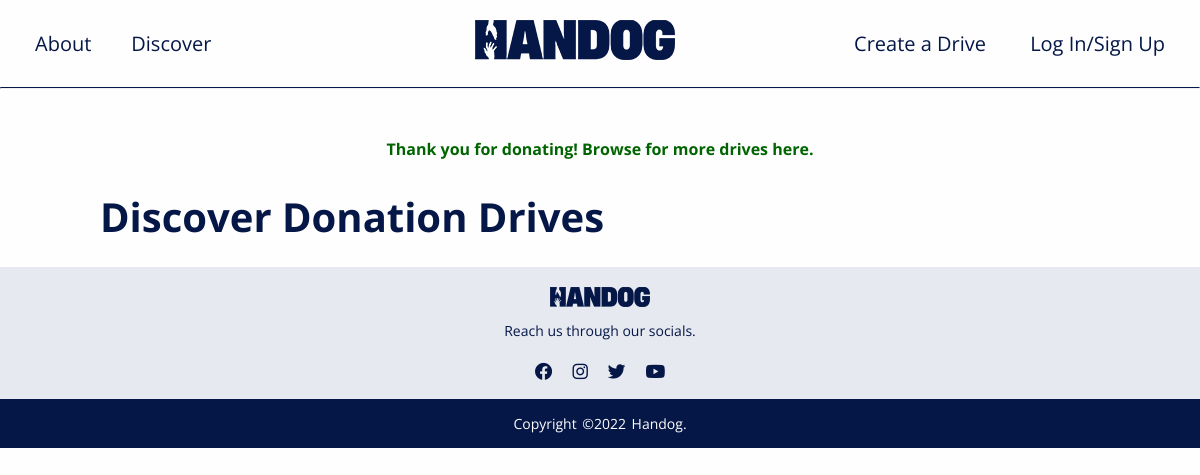
The app's page /mainfeed.php?donationsuccess, older data.
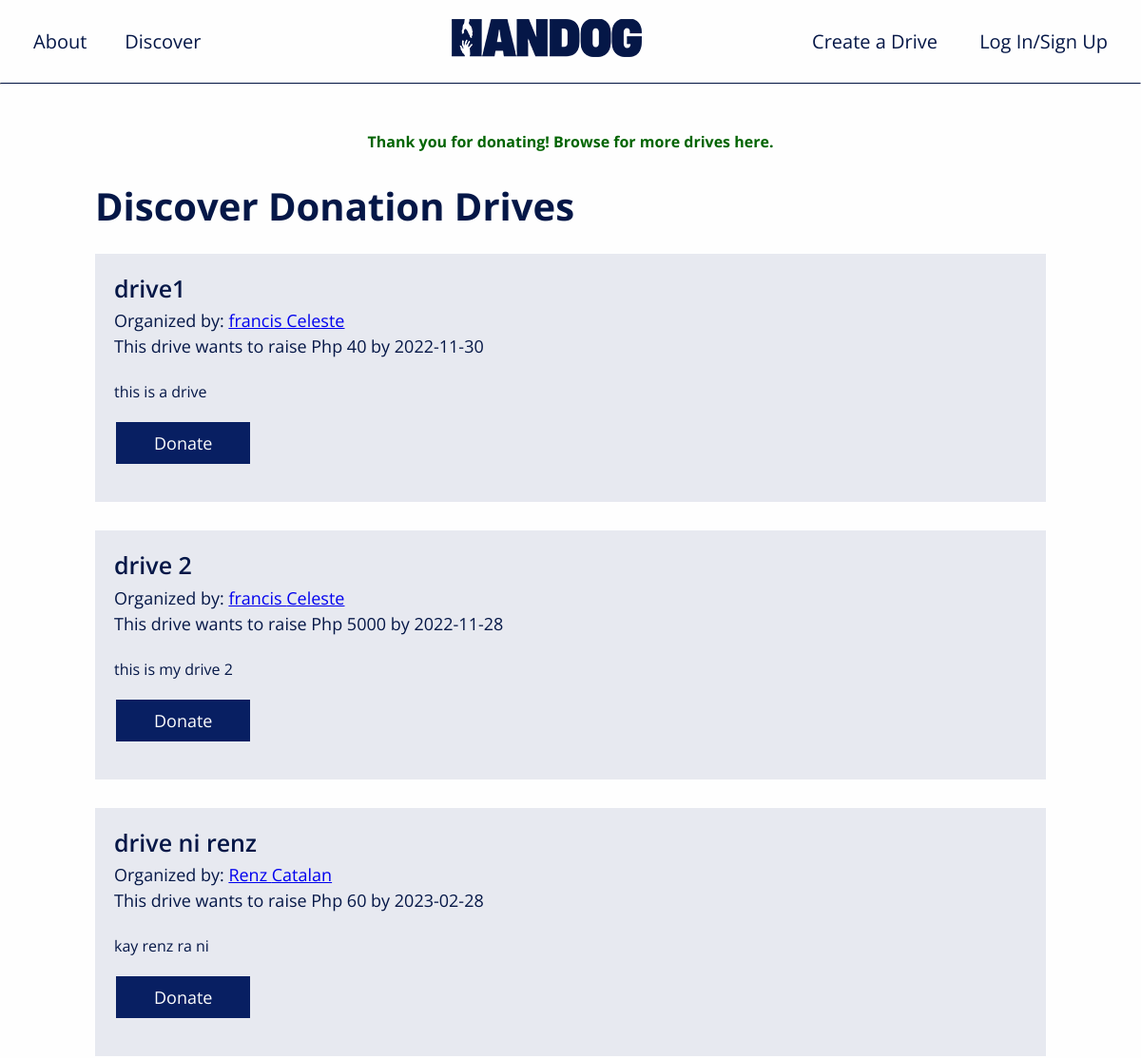
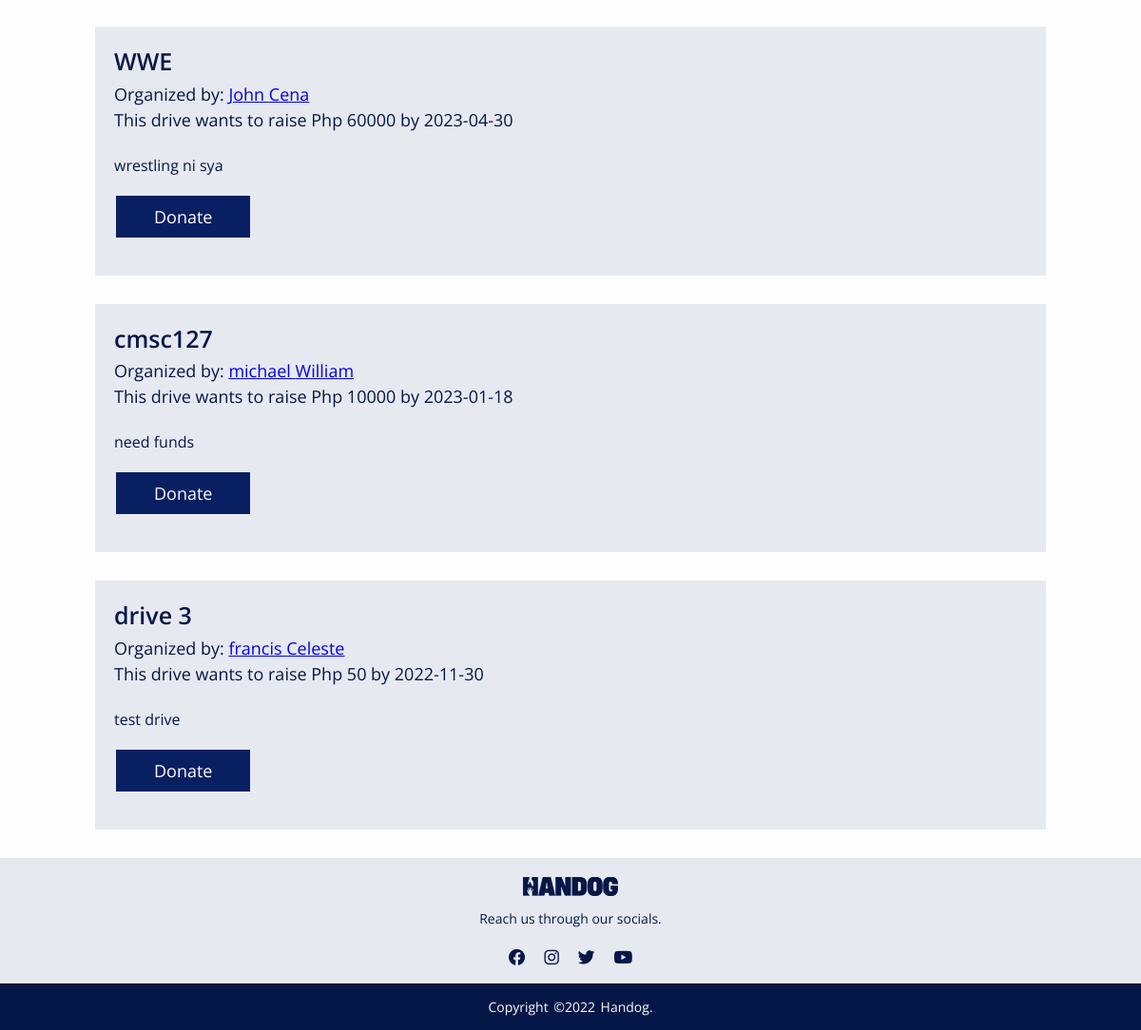
The same page, newer data (2 pictures, top to bottom).
### tables this page shows
CREATE TABLE `donationdrives` (
  `drive_ID` int(11) NOT NULL,
  `user_ID` int(11) NOT NULL,
  `donation_name` varchar(50) NOT NULL,
  `description` varchar(500) NOT NULL,
  `completion_target` date NOT NULL,
  `date_opened` timestamp NOT NULL DEFAULT current_timestamp(),
  `amount_needed` int(11) NOT NULL
);

CREATE TABLE `usertable` (
  `user_ID` int(11) NOT NULL,
  `first_name` varchar(50) NOT NULL,
  `last_name` varchar(50) NOT NULL,
  `user_email` varchar(50) NOT NULL,
  `user_pass` varchar(50) NOT NULL,
  `about_me` varchar(500) DEFAULT NULL
);

### mainfeed.php (the view, shortened to what this page needs)
<?php
    include_once('header.php');
    require_once('connection.php');
    if(isset($_GET['donationsuccess'])){
        $message = "Thank you for donating! Browse for more drives here.";
    ?>
            <label style="color: darkgreen; display:block; text-align:center; font-weight:bolder; margin-top: 50px">
            <?php echo $message?></label>
    <?php
    }
?>
<div class="content">
    <h1>Discover Donation Drives</h1>
</div>
<?php
    $sql = "
    select donationdrives.*, usertable.user_ID, usertable.first_name, usertable.last_name
    from donationdrives
    join usertable
    on donationdrives.user_ID = usertable.user_ID";
    $result = mysqli_query($conn, $sql);
    if($result){
        while($row = mysqli_fetch_assoc($result)){
            $drive_ID = $row['drive_ID'];
            $donation_name = $row['donation_name'];
            $completion_target = $row['completion_target'];
            $description = $row['description'];
            $amount_needed = $row['amount_needed'];
            $user_ID = $row['user_ID'];
            $first_name = $row['first_name'];
            $last_name = $row['last_name'];
            if(isset($_SESSION['loggedin']) && $_SESSION['loggedin'] == true){
                echo '<div class="discoverpost">
                <h2>'. $donation_name . '</h2>
                <p1>Organized by: <a href="account.php?user_ID='. $user_ID . '">'. $first_name . ' ' . $last_name . '</a></p1><br>
                <p1>This drive wants to raise Php '. $amount_needed. ' by '. $completion_target . '</p1><br><br>
                <p2>' . $description . '</p2><br>';
                    if($_SESSION['user_ID']==$user_ID){
                        echo '<button class="button" name="editdrive" onclick="window.location.href=\'account.php?editredirect\'">Edit</button> <button class="button" name="deletedrive" onclick="window.location.href=\'account.php?deleteredirect\'">Delete</button></div><br>
                        </div>';
                    }
                    else{
                        echo '<button class="button" name="donate" onclick="window.location.href=\'donate.php?drive_ID='. $drive_ID . '\'">Donate</button>
                        </div>';
                    }
            }
            else{
                echo '<div class="discoverpost">
                <h2>'. $donation_name . '</h2>
                <p1>Organized by: <a href="access.php?noaccount" ' . $user_ID . '">'. $first_name . ' ' . $last_name . '</a></p1><br>
                <p1>This drive wants to raise Php '. $amount_needed. ' by '. $completion_target . '</p1><br><br>
                <p2>' . $description . '</p2><br>';
                        echo '<button class="button" name="donate" onclick="window.location.href=\'access.php?noaccount\'">Donate</button>
                            </div>';
            }
        }
    }
?>
<?php include_once('footer.php')?>

### header.php (shortened to what this page needs)
<!DOCTYPE html>
<html>
    <head>
        <link href="stylesheet.css" rel="stylesheet">
        <link rel="stylesheet" href="https://cdnjs.cloudflare.com/ajax/libs/font-awesome/6.2.1/css/all.min.css"/>
        <div id="main_menu">
            <div class="logo_area">
                <a href="index.php"><img src="assets/handoglogo.png" alt=""></a>
            </div>
            <div class="inner_main_menu">
                <ul>
                    <li><a href="index.php#about">About</a></li>
                    <li><a href="mainfeed.php">Discover</a></li>
                    <li><a href="cdd.php">Create a Drive</a></li>
                    <?php
                        if(isset($_SESSION['loggedin']) && $_SESSION['loggedin'] == true) {
                            echo '<li><a href="account.php?user_ID='. $_SESSION['user_ID'] .'">My Account</a></li>';
                        }
                        else {
                            echo '<li><a href="access.php">Log In/Sign Up</a></li>';
                        }
                    ?>
                </ul>
            </div>
        </div>
        <hr class="navline">
    </head>
    <body>

### footer.php
    </body>
    <footer>
        <div class="footer-content">
            <img style="max-width: 100px;" src="assets/handoglogo.png" alt="">
            <p>Reach us through our socials.</p>
            <ul class="socials">
                <li><a href="#"><i class="fa-brands fa-facebook"></i></a></li>
                <li><a href="#"><i class="fa-brands fa-instagram"></i></a></li>
                <li><a href="#"><i class="fa-brands fa-twitter"></i></a></li>
                <li><a href="#"><i class="fa-brands fa-youtube"></i></a></li>
            </ul>
        </div>
        <div class="footer-bottom">
            <p>Copyright &copy;2022 Handog.</p>
        </div>
    </footer>
</html>

### stylesheet.css (style rules this page uses)
* { box-sizing: border-box; }
.inner_main_menu { margin: 20px auto; width: 1170px; }
.inner_main_menu ul { margin: 0; padding: 0; list-style: none; text-align: right; }
.inner_main_menu ul li { float: none; display: inline-block; }
.inner_main_menu ul li:nth-child(1) { float: left; }
.inner_main_menu ul li:nth-child(2) { float: left; }
.inner_main_menu ul li a { color: #051747; font-size: 20px; text-decoration: none; display: block; padding: 10px 20px; }
#main_menu { width: 100%; position: relative; }
.logo_area { width: 200px; position: absolute; left: 50%; top: 0; content: ""; margin-left: -125px; }
hr.navline { border-top: 1px solid #051747; margin-bottom: -1px; }
.content { padding-top: 30px; margin-left: 100px; margin-right: 200px; font-family: 'Open Sans', sans-serif; }
.content h1 { color: #051747; line-height: 0%; font-size: 40px; font-weight: 700; }
.button { border: none; color: #fefefe; padding: 10px 40px; text-align: center; text-decoration: none; display: inline-block; font-family: 'Open Sans', sans-serif; font-weight: 400; font-size: 18px; margin: 20px 2px; cursor: pointer; background-color: #081f62; }
body { font-family: 'Open Sans', sans-serif; margin:0; background-color: #fefefe; }
img { vertical-align: middle; }
footer { background: #e7e9f0; height: auto; width: 100vw; margin-top: 50px; padding-top: 20px; color:#051747; }
.footer-content { display: flex; align-items: center; justify-content: center; flex-direction: column; text-align: center; }
.footer-content p { max-width: 500px; margin: 10px auto 0px auto; line-height: 28px; font-size: 14px; }
.socials { list-style: none; display: flex; align-items: center; justify-content: center; margin: 1rem 0 1rem -2.5rem; }
.socials li { margin: 0 10px; }
.socials a { text-decoration: none; color: #051747; }
.socials a i { font-size: 1.1rem; transition: color .4s ease; }
.footer-bottom { background: #051747; width: 100vw; padding: 1px 0; text-align: center; }
.footer-bottom p { font-size: 14px; word-spacing: 2px; color: #fefefe; }
.discoverpost { background-color: #e7e9f0; margin: 50px 100px -20px 100px; padding: 20px; }
.discoverpost h2 { color: #051747; line-height: 1.3; font-size: 25px; font-weight: 600; margin-top: 0; margin-bottom: 5px; }
.discoverpost p1 { color: #051747; line-height: 1.5; font-size: 18px; font-weight: 400; }
.discoverpost p2 { color: #051747; line-height: 1.5; font-size: 16px; font-weight: 400; text-indent: 50px; }

Row changes from the older to the newer data that the page shows:
added donationdrives: donation_name "drive1", user_ID.first_name "francis", user_ID.last_name "Celeste", amount_needed "40", completion_target "2022-11-30", description "this is a drive"
added donationdrives: donation_name "drive 2", user_ID.first_name "francis", user_ID.last_name "Celeste", amount_needed "5000", completion_target "2022-11-28", description "this is my drive 2"
added donationdrives: donation_name "drive ni renz", user_ID.first_name "Renz", user_ID.last_name "Catalan", amount_needed "60", completion_target "2023-02-28", description "kay renz ra ni"
added donationdrives: donation_name "WWE", user_ID.first_name "John", user_ID.last_name "Cena", amount_needed "60000", completion_target "2023-04-30", description "wrestling ni sya"
added donationdrives: donation_name "cmsc127", user_ID.first_name "michael", user_ID.last_name "William", amount_needed "10000", completion_target "2023-01-18", description "need funds"
added donationdrives: donation_name "drive 3", user_ID.first_name "francis", user_ID.last_name "Celeste", amount_needed "50", completion_target "2022-11-30", description "test drive"
